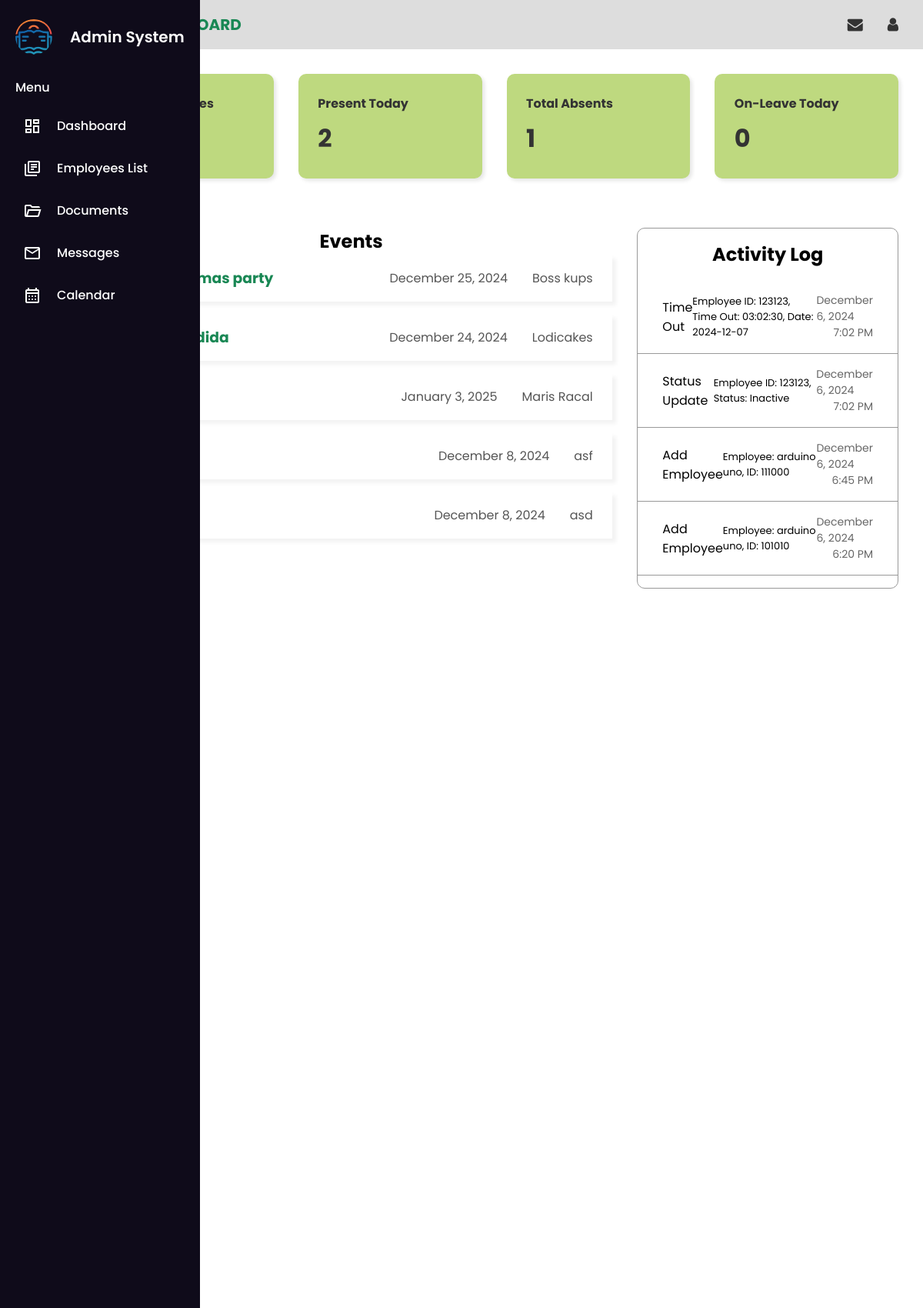
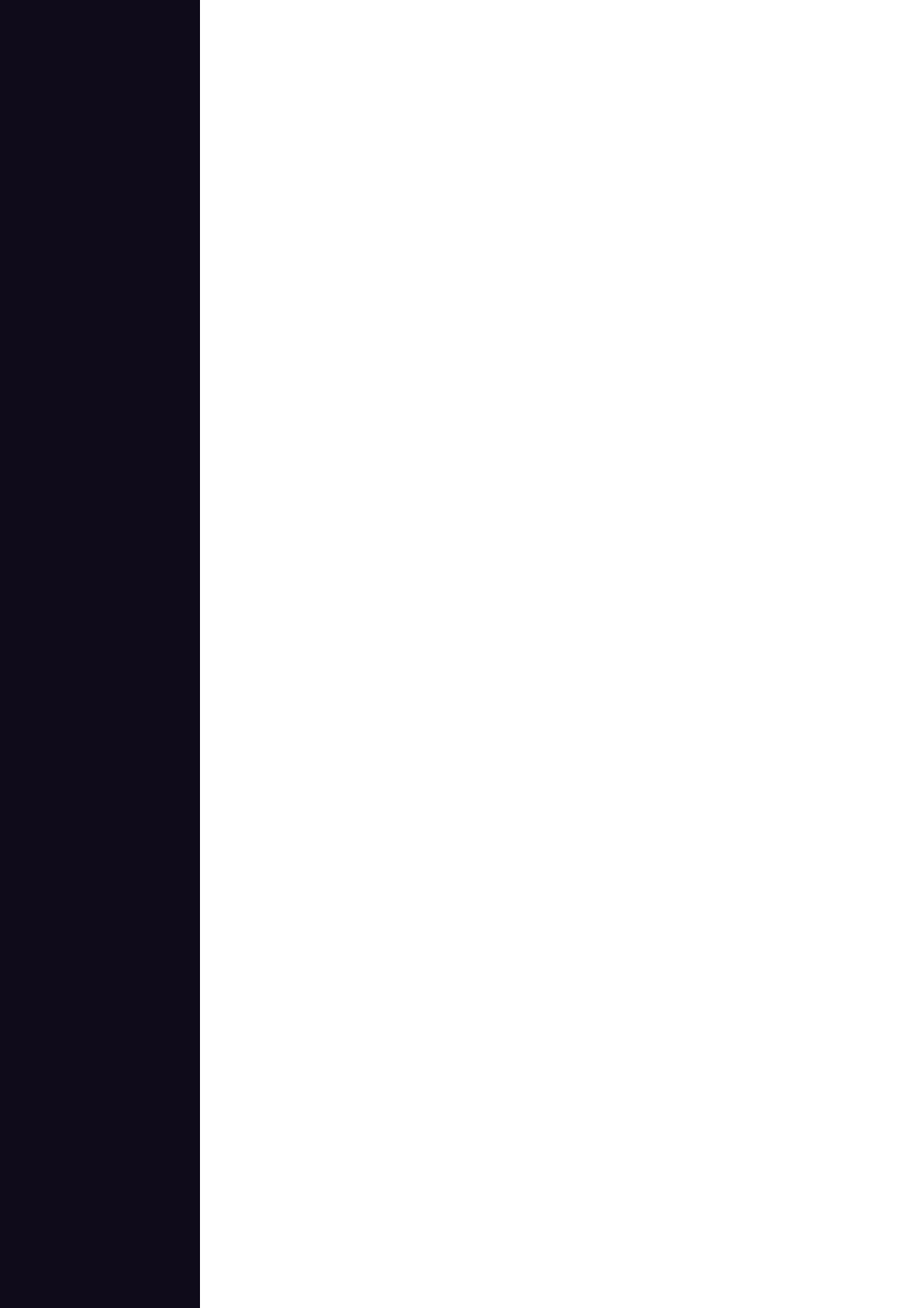
The app's page /index.php (signed in, upper part) with its own data (2 pictures, top to bottom).
### tables this page shows
CREATE TABLE `events_table` (
  `event_id` int(6) NOT NULL,
  `event_name` varchar(50) NOT NULL,
  `event_description` varchar(100) NOT NULL,
  `event_date` date NOT NULL,
  `event_organizer` varchar(50) NOT NULL
);

CREATE TABLE `logs_table` (
  `activity_name` varchar(50) NOT NULL,
  `data_recorded` text NOT NULL,
  `date_recorded` timestamp NOT NULL DEFAULT current_timestamp() ON UPDATE current_timestamp(),
  `user_recorded` varchar(50) NOT NULL,
  `log_id` int(6) NOT NULL
);

### index.php (the view, shortened to what this page needs)
<?php
include 'components/connector.php';
$sql_events = "SELECT * FROM events_table";
$result_events = $conn->query($sql_events);
$sql_total = "SELECT COUNT(*) AS total_staffs FROM staffs_table";
$result_total = $conn->query($sql_total);
$row_total = $result_total->fetch_assoc();
$total_count = $row_total['total_staffs'];
$sql_active_today = "SELECT COUNT(*) AS active_today FROM staffs_table WHERE status = 'active'";
$result_active_today = $conn->query($sql_active_today);
$row_active_today = $result_active_today->fetch_assoc();
$active_today_count = $row_active_today['active_today'];
$sql_absent_today = "SELECT COUNT(*) AS absent_today FROM staffs_table WHERE status = 'inactive'";
$result_absent_today = $conn->query($sql_absent_today);
$row_absent_today = $result_absent_today->fetch_assoc();
$absent_today_count = $row_absent_today['absent_today'];
$sql_leave_today = "SELECT COUNT(*) AS leave_today FROM staffs_table WHERE status = 'onleave'";
$result_leave_today = $conn->query($sql_leave_today);
$row_leave_today = $result_leave_today->fetch_assoc();
$leave_today_count = $row_leave_today['leave_today'];
$sql_logs = "SELECT activity_name, data_recorded, user_recorded, date_recorded FROM logs_table ORDER BY date_recorded DESC";
$result_logs = $conn->query($sql_logs);
?>
<!DOCTYPE html>
<html lang="en">
<head>
    <link rel="stylesheet" href="https://cdnjs.cloudflare.com/ajax/libs/font-awesome/4.7.0/css/font-awesome.css" />
    <link rel="stylesheet" href="styles.css" />
</head>
<body>
    <?php include 'components/sidebar.php'; ?>
    <main style="margin-left: 85px">
        <div class="breadcrumbs">
            <div class="left">
                <p>Admin > <span>DASHBOARD</span></p>
            </div>
            <div class="right">
                <a href="#">
                    <i class="fa fa-envelope" aria-hidden="true"></i>
                </a>
                <a href="#">
                    <i class="fa fa-user" aria-hidden="true"></i>
                </a>
            </div>
        </div>
        <section class="dashboard-analytics">
            <div class="dashboard">
                <div class="dashboard-card card-1">
                    <div>
                        <h2>Total Employees</h2>
                        <p><?php echo $total_count; ?></p>
                    </div>
                </div>
                <div class="dashboard-card card-2">
                    <div>
                        <h2>Present Today</h2>
                        <p><?php echo $active_today_count; ?></p>
                    </div>
                </div>
                <div class="dashboard-card card-3">
                    <div>
                        <h2>Total Absents</h2>
                        <p><?php echo $absent_today_count; ?></p>
                    </div>
                </div>
                <div class="dashboard-card card-4">
                    <div>
                        <h2>On-Leave Today</h2>
                        <p><?php echo $leave_today_count;?></p>
                    </div>
                </div>
            </div>
        </section>
        <section class="event-section">
            <div class="events-container">
                <div class="events-panel">
                    <h1>Events</h1>
                    <div class="events-cards">
                    <?php
                    if ($result_events -> num_rows > 0) {
                        while($row = $result_events -> fetch_assoc()) {?>
<a href="#" class="event-card"
   data-event_name="<?= htmlspecialchars($row['event_name']); ?>"
   data-event_date="<?= date("F j, Y", strtotime($row['event_date'])) ?>"
   data-event_organizer="<?= htmlspecialchars($row['event_organizer']) ?>"
   data-event_description="<?= htmlspecialchars($row['event_description']) ?>">
    <h3 class="event-name"><?= htmlspecialchars($row['event_name']); ?></h3>
    <p class="event-date"><?= date("F j, Y", strtotime($row['event_date'])) ?></p>
    <p class="event-coordinator"><?= htmlspecialchars($row['event_organizer']) ?></p>
</a>
                    <?php }
                        } else {?>
                    <p>No events found</p>
                    <?php }?>
                    </div>
                </div>
            </div>
 <div class="activity-log-container">
    <h1>Activity Log</h1>
    <div class="activity-flex">
        <?php
        if ($result_logs->num_rows > 0) {
            while($log = $result_logs->fetch_assoc()) { ?>
                <div class="activity-card">
                    <p class="activity-name"><?= htmlspecialchars($log['activity_name']); ?></p>
                    <p style="font-size:13px"class="activity-details"><?= htmlspecialchars($log['data_recorded']); ?></p>
                    <div class="activity-date">
                        <p><?= date("F j, Y", strtotime($log['date_recorded'])); ?></p>
                        <p><?= date("g:i A", strtotime($log['date_recorded'])); ?></p>
                    </div>
                </div>
        <?php }
        } else { ?>
            <p>No logs found</p>
        <?php } ?>
    </div>
</div>
        </section>
    </main>
</body>
</html>

### styles.css (style rules this page uses)
* { margin: 0; padding: 0; box-sizing: border-box; font-family: "Poppins", sans-serif; }
body { min-height: 100vh; }
.breadcrumbs { width: 100%; height: 64px; background-color: #ddd; padding: 0 2rem; display: flex; align-items: center; justify-content: space-between; }
.breadcrumbs .left span { color: #198754; font-weight: 700; font-size: 20px; }
.breadcrumbs .right { display: flex; gap: 2rem; font-size: 20px; }
.breadcrumbs .right a { color: #333; }
.dashboard { height: 200px; display: grid; padding: 2rem; grid-template-columns: repeat(4, 1fr); gap: 2rem; }
.dashboard-card { border-radius: 10px; padding: 1.6rem; box-shadow: 3px 3px 5px rgba(0, 0, 0, 0.1); }
.dashboard-card h2 { color: #333; margin-bottom: 0.6rem; font-size: 16px; }
.dashboard-card p { font-weight: 700; font-size: 32px; color: #333; }
.card-1 { background-color: #bed97f; }
.card-2 { background-color: #bed97f; }
.card-3 { background-color: #bed97f; }
.card-4 { background-color: #bed97f; }
.event-section { padding: 2rem; display: grid; grid-gap: 2rem; grid-template-columns: 2fr 1fr; }
.events-panel { flex: 1 1 auto; }
.events-panel h1 { text-align: center; }
.event-card { display: flex; align-items: center; justify-content: space-between; gap: 2rem; padding: 1rem 1.6rem; box-shadow: 5px 5px 5px rgba(0, 0, 0, 0.05); width: fit-content; width: 100%; margin-bottom: 1rem; transition: 0.3s ease-in-out; cursor: pointer; text-decoration: none; }
.event-card .event-name { flex: 1 1 auto; color: #198754; text-overflow: ellipsis; }
.event-card .event-date { flex: 0 0 auto; }
.event-card .event-date, .event-card .event-coordinator { color: #555; font-size: 16px; }
.activity-log-container { flex: 0 1 auto; border: 1px solid #999; border-radius: 10px; }
.activity-log-container h1 { text-align: center; padding: 1rem 0; }
.activity-flex { height: 400px; overflow-y: scroll; }
.activity-card { display: flex; justify-content: space-between; align-items: center; padding: 1rem 2rem; border-bottom: 1px solid #999; }
.activity-date { display: flex; flex-direction: column; align-items: end; color: #666; font-size: 14px; }

### records on screen
events_table: event_name "christmas party", event_date "December 25, 2024", event_organizer "Boss kups"
events_table: event_date "December 24, 2024", event_organizer "Lodicakes"
events_table: event_date "January 3, 2025", event_organizer "Maris Racal"
events_table: event_date "December 8, 2024", event_organizer "asf"
events_table: event_date "December 8, 2024", event_organizer "asd"
logs_table: activity_name "Time Out", data_recorded "Employee ID: 123123, Time Out: 03:02:30, Date: 2024-12-07", date_recorded "December 6, 2024", date_recorded "7:02 PM"
logs_table: activity_name "Status Update", data_recorded "Employee ID: 123123, Status: Inactive", date_recorded "December 6, 2024", date_recorded "7:02 PM"
logs_table: activity_name "Add Employee", data_recorded "Employee: arduino uno, ID: 111000", date_recorded "December 6, 2024", date_recorded "6:45 PM"
logs_table: activity_name "Add Employee", data_recorded "Employee: arduino uno, ID: 101010", date_recorded "December 6, 2024", date_recorded "6:20 PM"

### other values on screen
$active_today_count "2"
$absent_today_count "1"
$leave_today_count "0"
